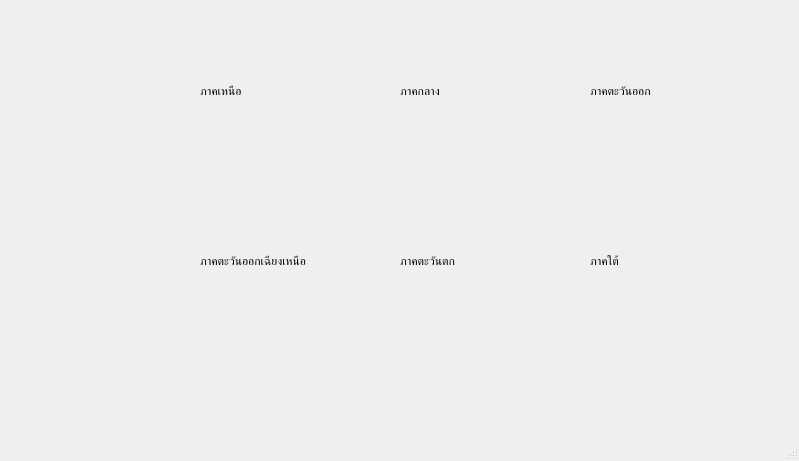
<?xml version="1.0" encoding="UTF-8"?>
<ui version="4.0">
 <class>MainWindow</class>
 <widget class="QMainWindow" name="MainWindow">
  <property name="geometry">
   <rect>
    <x>0</x>
    <y>0</y>
    <width>799</width>
    <height>461</height>
   </rect>
  </property>
  <property name="windowTitle">
   <string>MainWindow</string>
  </property>
  <widget class="QWidget" name="centralwidget">
   <widget class="QLabel" name="label">
    <property name="geometry">
     <rect>
      <x>200</x>
      <y>70</y>
      <width>101</width>
      <height>41</height>
     </rect>
    </property>
    <property name="text">
     <string>ภาคเหนือ</string>
    </property>
   </widget>
   <widget class="QLabel" name="label_2">
    <property name="geometry">
     <rect>
      <x>400</x>
      <y>70</y>
      <width>101</width>
      <height>41</height>
     </rect>
    </property>
    <property name="text">
     <string>ภาคกลาง</string>
    </property>
   </widget>
   <widget class="QLabel" name="label_3">
    <property name="geometry">
     <rect>
      <x>590</x>
      <y>70</y>
      <width>101</width>
      <height>41</height>
     </rect>
    </property>
    <property name="text">
     <string>ภาคตะวันออก</string>
    </property>
   </widget>
   <widget class="QLabel" name="label_4">
    <property name="geometry">
     <rect>
      <x>200</x>
      <y>240</y>
      <width>121</width>
      <height>41</height>
     </rect>
    </property>
    <property name="text">
     <string>ภาคตะวันออกเฉียงเหนือ</string>
    </property>
   </widget>
   <widget class="QLabel" name="label_5">
    <property name="geometry">
     <rect>
      <x>400</x>
      <y>240</y>
      <width>101</width>
      <height>41</height>
     </rect>
    </property>
    <property name="text">
     <string>ภาคตะวันตก</string>
    </property>
   </widget>
   <widget class="QLabel" name="label_6">
    <property name="geometry">
     <rect>
      <x>590</x>
      <y>240</y>
      <width>101</width>
      <height>41</height>
     </rect>
    </property>
    <property name="text">
     <string>ภาคใต้</string>
    </property>
   </widget>
   <widget class="QPushButton" name="butNorthern">
    <property name="geometry">
     <rect>
      <x>180</x>
      <y>110</y>
      <width>171</width>
      <height>131</height>
     </rect>
    </property>
    <property name="styleSheet">
     <string notr="true">QPushButton{background-color
 :  Transparent;
background-image:url('./Icon.jpg') 171px 131px no-repeat
scroll 0 0 transparent;
border: none;
    cursor:pointer;
    overflow: hidden;
    outline:none;
}</string>
    </property>
    <property name="text">
     <string/>
    </property>
   </widget>
   <widget class="QPushButton" name="butCentral">
    <property name="geometry">
     <rect>
      <x>370</x>
      <y>110</y>
      <width>171</width>
      <height>131</height>
     </rect>
    </property>
    <property name="styleSheet">
     <string notr="true">QPushButton{background-color
 :  Transparent;
background-image:url('./Icon.jpg') 171px 131px no-repeat
scroll 0 0 transparent;
border: none;
    cursor:pointer;
    overflow: hidden;
    outline:none;
}</string>
    </property>
    <property name="text">
     <string/>
    </property>
   </widget>
   <widget class="QPushButton" name="butEastern">
    <property name="geometry">
     <rect>
      <x>560</x>
      <y>110</y>
      <width>171</width>
      <height>131</height>
     </rect>
    </property>
    <property name="styleSheet">
     <string notr="true">QPushButton{background-color
 :  Transparent;
background-image:url('./Icon.jpg') 171px 131px no-repeat
scroll 0 0 transparent;
border: none;
    cursor:pointer;
    overflow: hidden;
    outline:none;
}</string>
    </property>
    <property name="text">
     <string/>
    </property>
   </widget>
   <widget class="QPushButton" name="butNortheast">
    <property name="geometry">
     <rect>
      <x>180</x>
      <y>280</y>
      <width>171</width>
      <height>131</height>
     </rect>
    </property>
    <property name="styleSheet">
     <string notr="true">QPushButton{background-color
 :  Transparent;
background-image:url('./Icon.jpg') 171px 131px no-repeat
scroll 0 0 transparent;
border: none;
    cursor:pointer;
    overflow: hidden;
    outline:none;
}</string>
    </property>
    <property name="text">
     <string/>
    </property>
   </widget>
   <widget class="QPushButton" name="butWestern">
    <property name="geometry">
     <rect>
      <x>370</x>
      <y>280</y>
      <width>171</width>
      <height>131</height>
     </rect>
    </property>
    <property name="styleSheet">
     <string notr="true">QPushButton{background-color
 :  Transparent;
background-image:url('./Icon.jpg') 171px 131px no-repeat
scroll 0 0 transparent;
border: none;
    cursor:pointer;
    overflow: hidden;
    outline:none;
}</string>
    </property>
    <property name="text">
     <string/>
    </property>
   </widget>
   <widget class="QPushButton" name="butSouthern">
    <property name="geometry">
     <rect>
      <x>560</x>
      <y>280</y>
      <width>171</width>
      <height>131</height>
     </rect>
    </property>
    <property name="styleSheet">
     <string notr="true">QPushButton{background-color
 :  Transparent;
background-image:url('./Icon.jpg') 171px 131px no-repeat
scroll 0 0 transparent;
border: none;
    cursor:pointer;
    overflow: hidden;
    outline:none;
}</string>
    </property>
    <property name="text">
     <string/>
    </property>
   </widget>
  </widget>
  <widget class="QMenuBar" name="menubar">
   <property name="geometry">
    <rect>
     <x>0</x>
     <y>0</y>
     <width>799</width>
     <height>21</height>
    </rect>
   </property>
  </widget>
  <widget class="QStatusBar" name="statusbar"/>
 </widget>
 <resources/>
 <connections/>
</ui>
